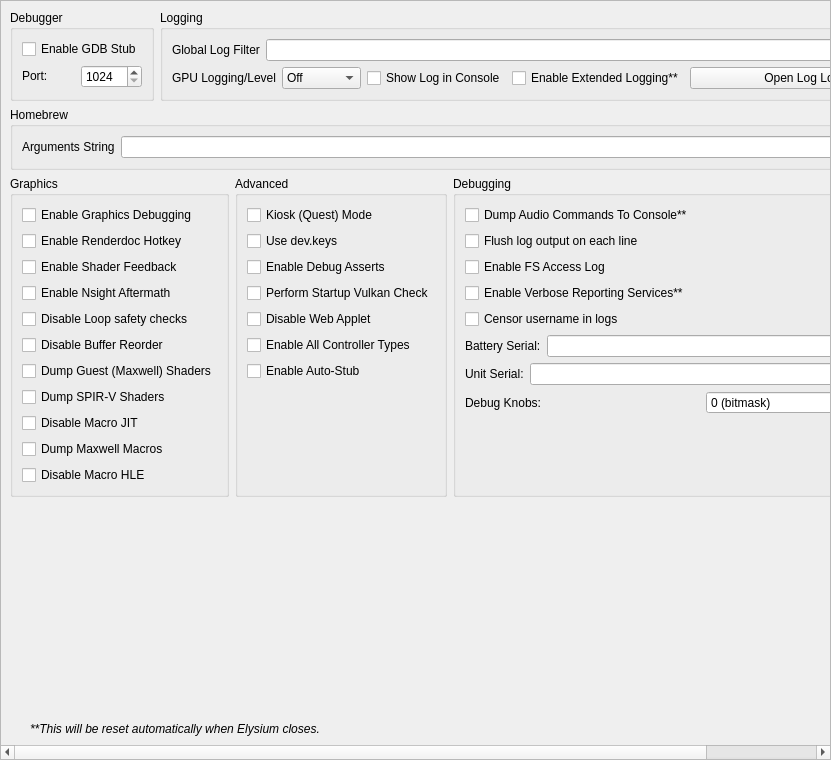
<?xml version="1.0" encoding="UTF-8"?>
<ui version="4.0">
 <class>ConfigureDebug</class>
 <widget class="QScrollArea" name="ConfigureDebug">
  <property name="geometry">
   <rect>
    <x>0</x>
    <y>0</y>
    <width>831</width>
    <height>760</height>
   </rect>
  </property>
  <property name="widgetResizable">
   <bool>true</bool>
  </property>
  <widget class="QWidget" name="widget">
   <property name="geometry">
    <rect>
     <x>0</x>
     <y>0</y>
     <width>829</width>
     <height>758</height>
    </rect>
   </property>
   <layout class="QVBoxLayout" name="verticalLayout_1">
    <item>
     <layout class="QHBoxLayout" name="horizontalLayout">
      <property name="topMargin">
       <number>0</number>
      </property>
      <item>
       <widget class="QGroupBox" name="groupBox">
        <property name="sizePolicy">
         <sizepolicy hsizetype="Preferred" vsizetype="Preferred">
          <horstretch>0</horstretch>
          <verstretch>0</verstretch>
         </sizepolicy>
        </property>
        <property name="title">
         <string>Debugger</string>
        </property>
        <property name="alignment">
         <set>Qt::AlignmentFlag::AlignLeading|Qt::AlignmentFlag::AlignLeft|Qt::AlignmentFlag::AlignTop</set>
        </property>
        <property name="flat">
         <bool>false</bool>
        </property>
        <property name="checkable">
         <bool>false</bool>
        </property>
        <layout class="QVBoxLayout" name="verticalLayout_3">
         <item>
          <widget class="QWidget" name="debug_widget" native="true">
           <property name="sizePolicy">
            <sizepolicy hsizetype="Preferred" vsizetype="Maximum">
             <horstretch>0</horstretch>
             <verstretch>0</verstretch>
            </sizepolicy>
           </property>
           <layout class="QVBoxLayout" name="verticalLayout">
            <property name="sizeConstraint">
             <enum>QLayout::SizeConstraint::SetDefaultConstraint</enum>
            </property>
            <property name="leftMargin">
             <number>0</number>
            </property>
            <property name="topMargin">
             <number>0</number>
            </property>
            <property name="rightMargin">
             <number>0</number>
            </property>
            <property name="bottomMargin">
             <number>0</number>
            </property>
            <item>
             <widget class="QCheckBox" name="toggle_gdbstub">
              <property name="sizePolicy">
               <sizepolicy hsizetype="Maximum" vsizetype="Maximum">
                <horstretch>0</horstretch>
                <verstretch>0</verstretch>
               </sizepolicy>
              </property>
              <property name="text">
               <string>Enable GDB Stub</string>
              </property>
             </widget>
            </item>
            <item>
             <widget class="QWidget" name="horizontalWidget_3" native="true">
              <property name="sizePolicy">
               <sizepolicy hsizetype="Preferred" vsizetype="Maximum">
                <horstretch>0</horstretch>
                <verstretch>0</verstretch>
               </sizepolicy>
              </property>
              <layout class="QHBoxLayout" name="horizontalLayout_3">
               <property name="leftMargin">
                <number>0</number>
               </property>
               <property name="topMargin">
                <number>0</number>
               </property>
               <property name="rightMargin">
                <number>0</number>
               </property>
               <property name="bottomMargin">
                <number>0</number>
               </property>
               <item>
                <widget class="QLabel" name="label_11">
                 <property name="sizePolicy">
                  <sizepolicy hsizetype="Minimum" vsizetype="Maximum">
                   <horstretch>0</horstretch>
                   <verstretch>0</verstretch>
                  </sizepolicy>
                 </property>
                 <property name="text">
                  <string>Port:</string>
                 </property>
                </widget>
               </item>
               <item>
                <widget class="QSpinBox" name="gdbport_spinbox">
                 <property name="sizePolicy">
                  <sizepolicy hsizetype="Preferred" vsizetype="Maximum">
                   <horstretch>0</horstretch>
                   <verstretch>0</verstretch>
                  </sizepolicy>
                 </property>
                 <property name="minimum">
                  <number>1024</number>
                 </property>
                 <property name="maximum">
                  <number>65535</number>
                 </property>
                </widget>
               </item>
              </layout>
             </widget>
            </item>
           </layout>
          </widget>
         </item>
        </layout>
       </widget>
      </item>
      <item>
       <widget class="QGroupBox" name="groupBox_2">
        <property name="sizePolicy">
         <sizepolicy hsizetype="Expanding" vsizetype="Preferred">
          <horstretch>0</horstretch>
          <verstretch>0</verstretch>
         </sizepolicy>
        </property>
        <property name="title">
         <string>Logging</string>
        </property>
        <layout class="QGridLayout" name="gridLayout_1">
         <item row="0" column="0" colspan="4">
          <widget class="QWidget" name="logging_widget" native="true">
           <property name="sizePolicy">
            <sizepolicy hsizetype="Preferred" vsizetype="Maximum">
             <horstretch>0</horstretch>
             <verstretch>0</verstretch>
            </sizepolicy>
           </property>
           <layout class="QHBoxLayout" name="horizontalLayout_1">
            <property name="leftMargin">
             <number>0</number>
            </property>
            <property name="topMargin">
             <number>0</number>
            </property>
            <property name="rightMargin">
             <number>0</number>
            </property>
            <property name="bottomMargin">
             <number>0</number>
            </property>
            <item>
             <widget class="QLabel" name="label_1">
              <property name="sizePolicy">
               <sizepolicy hsizetype="Preferred" vsizetype="Preferred">
                <horstretch>0</horstretch>
                <verstretch>0</verstretch>
               </sizepolicy>
              </property>
              <property name="text">
               <string>Global Log Filter</string>
              </property>
             </widget>
            </item>
            <item>
             <widget class="QLineEdit" name="log_filter_edit"/>
            </item>
           </layout>
          </widget>
         </item>
         <item row="1" column="0">
          <widget class="QWidget" name="gpu_log_level_widget" native="true">
           <property name="sizePolicy">
            <sizepolicy hsizetype="Preferred" vsizetype="Maximum">
             <horstretch>0</horstretch>
             <verstretch>0</verstretch>
            </sizepolicy>
           </property>
           <layout class="QHBoxLayout" name="gpu_log_level_layout">
            <property name="leftMargin">
             <number>0</number>
            </property>
            <property name="topMargin">
             <number>0</number>
            </property>
            <property name="rightMargin">
             <number>0</number>
            </property>
            <property name="bottomMargin">
             <number>0</number>
            </property>
            <item>
             <widget class="QLabel" name="gpu_log_level_label">
              <property name="text">
               <string>GPU Logging/Level</string>
              </property>
             </widget>
            </item>
            <item>
             <widget class="QComboBox" name="gpu_log_level">
              <property name="toolTip">
               <string>Detail level for GPU logs. Off disables logging entirely.</string>
              </property>
              <item>
               <property name="text">
                <string>Off</string>
               </property>
              </item>
              <item>
               <property name="text">
                <string>Errors</string>
               </property>
              </item>
              <item>
               <property name="text">
                <string>Standard</string>
               </property>
              </item>
              <item>
               <property name="text">
                <string>Verbose</string>
               </property>
              </item>
              <item>
               <property name="text">
                <string>All</string>
               </property>
              </item>
             </widget>
            </item>
           </layout>
          </widget>
         </item>
         <item row="1" column="1">
          <widget class="QCheckBox" name="toggle_console">
           <property name="text">
            <string>Show Log in Console</string>
           </property>
          </widget>
         </item>
         <item row="1" column="2">
          <widget class="QCheckBox" name="extended_logging">
           <property name="enabled">
            <bool>true</bool>
           </property>
           <property name="toolTip">
            <string>When checked, the max size of the log increases from 100 MB to 1 GB</string>
           </property>
           <property name="text">
            <string>Enable Extended Logging**</string>
           </property>
          </widget>
         </item>
         <item row="1" column="3">
          <widget class="QPushButton" name="open_log_button">
           <property name="sizePolicy">
            <sizepolicy hsizetype="Expanding" vsizetype="Maximum">
             <horstretch>1</horstretch>
             <verstretch>0</verstretch>
            </sizepolicy>
           </property>
           <property name="minimumSize">
            <size>
             <width>250</width>
             <height>0</height>
            </size>
           </property>
           <property name="text">
            <string>Open Log Location</string>
           </property>
          </widget>
         </item>
        </layout>
       </widget>
      </item>
     </layout>
    </item>
    <item>
     <widget class="QGroupBox" name="groupBox_3">
      <property name="title">
       <string>Homebrew</string>
      </property>
      <layout class="QVBoxLayout" name="verticalLayout_5">
       <item>
        <layout class="QHBoxLayout" name="horizontalLayout_4">
         <item>
          <widget class="QLabel" name="label_3">
           <property name="text">
            <string>Arguments String</string>
           </property>
          </widget>
         </item>
         <item>
          <widget class="QLineEdit" name="homebrew_args_edit"/>
         </item>
        </layout>
       </item>
      </layout>
     </widget>
    </item>
    <item>
     <layout class="QHBoxLayout" name="horizontalLayout_2">
      <item>
       <widget class="QGroupBox" name="groupBox_4">
        <property name="title">
         <string>Graphics</string>
        </property>
        <layout class="QGridLayout" name="gridLayout_2">
         <item row="4" column="0">
          <widget class="QCheckBox" name="disable_loop_safety_checks">
           <property name="toolTip">
            <string>When checked, it executes shaders without loop logic changes</string>
           </property>
           <property name="text">
            <string>Disable Loop safety checks</string>
           </property>
          </widget>
         </item>
         <item row="9" column="0">
          <widget class="QCheckBox" name="dump_macros">
           <property name="enabled">
            <bool>true</bool>
           </property>
           <property name="toolTip">
            <string>When checked, it will dump all the macro programs of the GPU</string>
           </property>
           <property name="text">
            <string>Dump Maxwell Macros</string>
           </property>
          </widget>
         </item>
         <item row="3" column="0">
          <widget class="QCheckBox" name="enable_nsight_aftermath">
           <property name="toolTip">
            <string>When checked, it enables Nsight Aftermath crash dumps</string>
           </property>
           <property name="text">
            <string>Enable Nsight Aftermath</string>
           </property>
          </widget>
         </item>
         <item row="6" column="0">
          <widget class="QCheckBox" name="dump_guest_shaders">
           <property name="enabled">
            <bool>true</bool>
           </property>
           <property name="toolTip">
            <string>When checked, it will dump original Maxwell guest shader bytecode (the input to the recompiler) as .ash files under DumpDir/shaders/. Useful for inspection with nvdisasm.</string>
           </property>
           <property name="text">
            <string>Dump Guest (Maxwell) Shaders</string>
           </property>
          </widget>
         </item>
         <item row="1" column="0">
          <widget class="QCheckBox" name="enable_renderdoc_hotkey">
           <property name="text">
            <string>Enable Renderdoc Hotkey</string>
           </property>
          </widget>
         </item>
         <item row="8" column="0">
          <widget class="QCheckBox" name="disable_macro_jit">
           <property name="enabled">
            <bool>true</bool>
           </property>
           <property name="toolTip">
            <string>When checked, it disables the macro Just In Time compiler. Enabling this makes games run slower</string>
           </property>
           <property name="text">
            <string>Disable Macro JIT</string>
           </property>
          </widget>
         </item>
         <item row="10" column="0">
          <widget class="QCheckBox" name="disable_macro_hle">
           <property name="enabled">
            <bool>true</bool>
           </property>
           <property name="toolTip">
            <string>When checked, it disables the macro HLE functions. Enabling this makes games run slower</string>
           </property>
           <property name="text">
            <string>Disable Macro HLE</string>
           </property>
          </widget>
         </item>
         <item row="0" column="0">
          <widget class="QCheckBox" name="enable_graphics_debugging">
           <property name="enabled">
            <bool>true</bool>
           </property>
           <property name="toolTip">
            <string>When checked, the graphics API enters a slower debugging mode</string>
           </property>
           <property name="text">
            <string>Enable Graphics Debugging</string>
           </property>
          </widget>
         </item>
         <item row="11" column="0">
          <spacer name="verticalSpacer_5">
           <property name="orientation">
            <enum>Qt::Orientation::Vertical</enum>
           </property>
           <property name="sizeType">
            <enum>QSizePolicy::Policy::Preferred</enum>
           </property>
           <property name="sizeHint" stdset="0">
            <size>
             <width>20</width>
             <height>0</height>
            </size>
           </property>
          </spacer>
         </item>
         <item row="2" column="0">
          <widget class="QCheckBox" name="enable_shader_feedback">
           <property name="toolTip">
            <string>When checked, Elysium will log statistics about the compiled pipeline cache</string>
           </property>
           <property name="text">
            <string>Enable Shader Feedback</string>
           </property>
          </widget>
         </item>
         <item row="5" column="0">
          <widget class="QCheckBox" name="disable_buffer_reorder">
           <property name="toolTip">
            <string>&lt;html&gt;&lt;head/&gt;&lt;body&gt;&lt;p&gt;When checked, disables reordering of mapped memory uploads which allows to associate uploads with specific draws. May reduce performance in some cases.&lt;/p&gt;&lt;/body&gt;&lt;/html&gt;</string>
           </property>
           <property name="text">
            <string>Disable Buffer Reorder</string>
           </property>
          </widget>
         </item>
         <item row="7" column="0">
          <widget class="QCheckBox" name="gpu_log_shader_dumps">
           <property name="toolTip">
            <string>When checked, it will dump the recompiler's output SPIR-V binaries (.spv) under LogDir/shaders/. Inspect via SPIRV-Tools (spirv-dis / spirv-cross / spirv-val) or RenderDoc.</string>
           </property>
           <property name="text">
            <string>Dump SPIR-V Shaders</string>
           </property>
          </widget>
         </item>
        </layout>
       </widget>
      </item>
      <item>
       <widget class="QGroupBox" name="groupBox_6">
        <property name="title">
         <string>Advanced</string>
        </property>
        <layout class="QGridLayout" name="gridLayout_4">
         <item row="3" column="0">
          <widget class="QCheckBox" name="perform_vulkan_check">
           <property name="toolTip">
            <string>Enables Elysium to check for a working Vulkan environment when the program starts up. Disable this if this is causing issues with external programs seeing yuzu.</string>
           </property>
           <property name="text">
            <string>Perform Startup Vulkan Check</string>
           </property>
          </widget>
         </item>
         <item row="4" column="0">
          <widget class="QCheckBox" name="disable_web_applet">
           <property name="text">
            <string>Disable Web Applet</string>
           </property>
          </widget>
         </item>
         <item row="5" column="0">
          <widget class="QCheckBox" name="enable_all_controllers">
           <property name="text">
            <string>Enable All Controller Types</string>
           </property>
          </widget>
         </item>
         <item row="6" column="0">
          <widget class="QCheckBox" name="use_auto_stub">
           <property name="text">
            <string>Enable Auto-Stub</string>
           </property>
          </widget>
         </item>
         <item row="0" column="0">
          <widget class="QCheckBox" name="quest_flag">
           <property name="text">
            <string>Kiosk (Quest) Mode</string>
           </property>
          </widget>
         </item>
         <item row="1" column="0">
          <widget class="QCheckBox" name="use_dev_keys">
           <property name="text">
            <string>Use dev.keys</string>
           </property>
          </widget>
         </item>
         <item row="2" column="0">
          <widget class="QCheckBox" name="use_debug_asserts">
           <property name="text">
            <string>Enable Debug Asserts</string>
           </property>
          </widget>
         </item>
         <item row="7" column="0">
          <spacer name="verticalSpacer_4">
           <property name="orientation">
            <enum>Qt::Orientation::Vertical</enum>
           </property>
           <property name="sizeType">
            <enum>QSizePolicy::Policy::Expanding</enum>
           </property>
           <property name="sizeHint" stdset="0">
            <size>
             <width>20</width>
             <height>0</height>
            </size>
           </property>
          </spacer>
         </item>
        </layout>
       </widget>
      </item>
      <item>
       <widget class="QGroupBox" name="groupBox_5">
        <property name="title">
         <string>Debugging</string>
        </property>
        <layout class="QGridLayout" name="gridLayout_3">
         <item row="6" column="0">
          <widget class="QWidget" name="serial_battery_widget" native="true">
           <property name="sizePolicy">
            <sizepolicy hsizetype="Preferred" vsizetype="Maximum">
             <horstretch>0</horstretch>
             <verstretch>0</verstretch>
            </sizepolicy>
           </property>
           <layout class="QHBoxLayout" name="horizontalLayout_11">
            <property name="leftMargin">
             <number>0</number>
            </property>
            <property name="topMargin">
             <number>0</number>
            </property>
            <property name="rightMargin">
             <number>0</number>
            </property>
            <property name="bottomMargin">
             <number>0</number>
            </property>
            <item>
             <widget class="QLabel" name="label_12">
              <property name="sizePolicy">
               <sizepolicy hsizetype="Preferred" vsizetype="Preferred">
                <horstretch>0</horstretch>
                <verstretch>0</verstretch>
               </sizepolicy>
              </property>
              <property name="text">
               <string>Battery Serial:</string>
              </property>
             </widget>
            </item>
            <item>
             <widget class="QLineEdit" name="serial_battery_edit"/>
            </item>
           </layout>
          </widget>
         </item>
         <item row="8" column="0">
          <widget class="QWidget" name="debug_knobs_widget" native="true">
           <property name="sizePolicy">
            <sizepolicy hsizetype="Preferred" vsizetype="Maximum">
             <horstretch>0</horstretch>
             <verstretch>0</verstretch>
            </sizepolicy>
           </property>
           <layout class="QHBoxLayout" name="horizontalLayout_debug_knobs">
            <property name="leftMargin">
             <number>0</number>
            </property>
            <property name="topMargin">
             <number>0</number>
            </property>
            <property name="rightMargin">
             <number>0</number>
            </property>
            <property name="bottomMargin">
             <number>0</number>
            </property>
            <item>
             <widget class="QLabel" name="label_debug_knobs">
              <property name="sizePolicy">
               <sizepolicy hsizetype="Preferred" vsizetype="Preferred">
                <horstretch>0</horstretch>
                <verstretch>0</verstretch>
               </sizepolicy>
              </property>
              <property name="text">
               <string>Debug Knobs:</string>
              </property>
             </widget>
            </item>
            <item>
             <widget class="QSpinBox" name="debug_knobs_spinbox">
              <property name="minimum">
               <number>0</number>
              </property>
              <property name="maximum">
               <number>65535</number>
              </property>
              <property name="toolTip">
               <string>Bitmask for quick development toggles</string>
              </property>
              <property name="statusTip">
               <string>Set debug knobs (bitmask)</string>
              </property>
              <property name="whatsThis">
               <string>16-bit debug knob set for quick development toggles</string>
              </property>
              <property name="suffix">
               <string> (bitmask)</string>
              </property>
             </widget>
            </item>
           </layout>
          </widget>
         </item>
         <item row="7" column="0">
          <widget class="QWidget" name="serial_board_widget" native="true">
           <property name="sizePolicy">
            <sizepolicy hsizetype="Preferred" vsizetype="Maximum">
             <horstretch>0</horstretch>
             <verstretch>0</verstretch>
            </sizepolicy>
           </property>
           <layout class="QHBoxLayout" name="horizontalLayout_12">
            <property name="leftMargin">
             <number>0</number>
            </property>
            <property name="topMargin">
             <number>0</number>
            </property>
            <property name="rightMargin">
             <number>0</number>
            </property>
            <property name="bottomMargin">
             <number>0</number>
            </property>
            <item>
             <widget class="QLabel" name="label_13">
              <property name="sizePolicy">
               <sizepolicy hsizetype="Preferred" vsizetype="Preferred">
                <horstretch>0</horstretch>
                <verstretch>0</verstretch>
               </sizepolicy>
              </property>
              <property name="text">
               <string>Unit Serial:</string>
              </property>
             </widget>
            </item>
            <item>
             <widget class="QLineEdit" name="serial_board_edit"/>
            </item>
           </layout>
          </widget>
         </item>
         <item row="20" column="0">
          <spacer name="verticalSpacer_3">
           <property name="orientation">
            <enum>Qt::Orientation::Vertical</enum>
           </property>
           <property name="sizeType">
            <enum>QSizePolicy::Policy::Expanding</enum>
           </property>
           <property name="sizeHint" stdset="0">
            <size>
             <width>20</width>
             <height>0</height>
            </size>
           </property>
          </spacer>
         </item>
         <item row="1" column="0">
          <widget class="QCheckBox" name="dump_audio_commands">
           <property name="toolTip">
            <string>Enable this to output the latest generated audio command list to the console. Only affects games using the audio renderer.</string>
           </property>
           <property name="text">
            <string>Dump Audio Commands To Console**</string>
           </property>
          </widget>
         </item>
         <item row="2" column="0">
          <widget class="QCheckBox" name="flush_line">
           <property name="text">
            <string>Flush log output on each line</string>
           </property>
          </widget>
         </item>
         <item row="3" column="0">
          <widget class="QCheckBox" name="fs_access_log">
           <property name="text">
            <string>Enable FS Access Log</string>
           </property>
          </widget>
         </item>
         <item row="4" column="0">
          <widget class="QCheckBox" name="reporting_services">
           <property name="text">
            <string>Enable Verbose Reporting Services**</string>
           </property>
          </widget>
         </item>
         <item row="5" column="0">
          <widget class="QCheckBox" name="censor_username">
           <property name="text">
            <string>Censor username in logs</string>
           </property>
          </widget>
         </item>
        </layout>
       </widget>
      </item>
     </layout>
    </item>
    <item>
     <spacer name="verticalSpacer">
      <property name="orientation">
       <enum>Qt::Orientation::Vertical</enum>
      </property>
      <property name="sizeHint" stdset="0">
       <size>
        <width>20</width>
        <height>0</height>
       </size>
      </property>
     </spacer>
    </item>
    <item>
     <widget class="QLabel" name="label_5">
      <property name="sizePolicy">
       <sizepolicy hsizetype="Expanding" vsizetype="Preferred">
        <horstretch>0</horstretch>
        <verstretch>0</verstretch>
       </sizepolicy>
      </property>
      <property name="font">
       <font>
        <italic>true</italic>
       </font>
      </property>
      <property name="text">
    <string>**This will be reset automatically when Elysium closes.</string>
      </property>
      <property name="indent">
       <number>20</number>
      </property>
     </widget>
    </item>
   </layout>
  </widget>
 </widget>
 <tabstops>
  <tabstop>log_filter_edit</tabstop>
  <tabstop>toggle_console</tabstop>
  <tabstop>extended_logging</tabstop>
  <tabstop>open_log_button</tabstop>
  <tabstop>homebrew_args_edit</tabstop>
  <tabstop>enable_graphics_debugging</tabstop>
  <tabstop>enable_shader_feedback</tabstop>
  <tabstop>enable_nsight_aftermath</tabstop>
  <tabstop>fs_access_log</tabstop>
  <tabstop>reporting_services</tabstop>
  <tabstop>quest_flag</tabstop>
  <tabstop>use_debug_asserts</tabstop>
 </tabstops>
 <resources/>
 <connections/>
</ui>
